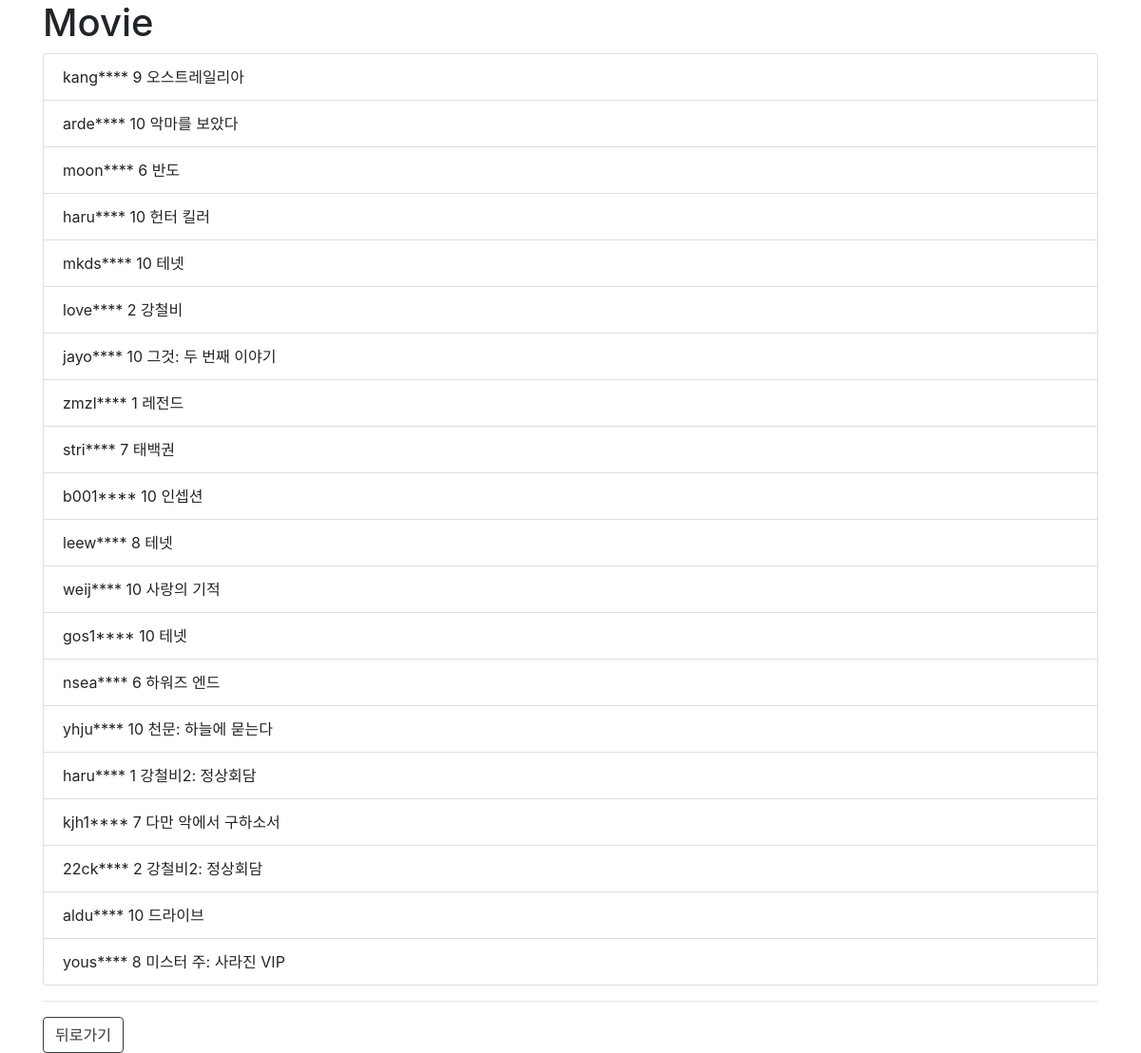
Screenshot of /resultmoive/ with the database file from the repository.
### movie/models.py (models this page shows)
class naver_movie(models.Model):
    nickname = models.CharField(max_length=100)
    score = models.IntegerField()
    movie_name = models.CharField(max_length=100)

### movie/views.py (the view)
# urls.py: path('resultmoive/', views.resultmoive , name ='resultmovie'),
def resultmoive(request):
    qs = naver_movie.objects.all()
    context = {'movie_list': qs}
    return render(request, 'movie.html', context)

### movie/templates/movie.html (shortened to what this page needs)
{% extends '__base.html' %}
{% block content %}
        <h1>Movie</h1>
        {% if movie_list %}
        <ol class="list-group">
            {% for s in movie_list %}
            <li class="list-group-item">
                {{ s.nickname }} {{ s.score }} {{ s.movie_name }}
            </li>
            {% endfor %}
        </ol>
    {% endif %}
    <hr>
    <a href="{% url 'main' %}" class="btn btn-outline-dark">
        뒤로가기
    </a>
{% endblock %}

### movie/templates/__base.html (shortened to what this page needs)
{% load static %}
<!DOCTYPE html>
<html lang="ko">
<head>
    <link rel="stylesheet" href="https://stackpath.bootstrapcdn.com/bootstrap/4.5.0/css/bootstrap.min.css">
</head>
<body>
    <div class="container">
        {% block content %}
        {% endblock %}
    </div>
</body>
</html>

### rows the page displays
naver_movie: nickname "kang****", score "9", movie_name "오스트레일리아"
naver_movie: nickname "arde****", score "10", movie_name "악마를 보았다"
naver_movie: nickname "moon****", score "6", movie_name "반도"
naver_movie: nickname "haru****", score "10", movie_name "헌터 킬러"
naver_movie: nickname "mkds****", score "10", movie_name "테넷"
naver_movie: nickname "love****", score "2", movie_name "강철비"
naver_movie: nickname "jayo****", score "10", movie_name "그것: 두 번째 이야기"
naver_movie: nickname "zmzl****", score "1", movie_name "레전드"
naver_movie: nickname "stri****", score "7", movie_name "태백권"
naver_movie: nickname "b001****", score "10", movie_name "인셉션"
naver_movie: nickname "leew****", score "8", movie_name "테넷"
naver_movie: nickname "weij****", score "10", movie_name "사랑의 기적"
naver_movie: nickname "gos1****", score "10", movie_name "테넷"
naver_movie: nickname "nsea****", score "6", movie_name "하워즈 엔드"
naver_movie: nickname "yhju****", score "10", movie_name "천문: 하늘에 묻는다"
naver_movie: nickname "haru****", score "1", movie_name "강철비2: 정상회담"
naver_movie: nickname "kjh1****", score "7", movie_name "다만 악에서 구하소서"
naver_movie: nickname "22ck****", score "2", movie_name "강철비2: 정상회담"
naver_movie: nickname "aldu****", score "10", movie_name "드라이브"
naver_movie: nickname "yous****", score "8", movie_name "미스터 주: 사라진 VIP"
